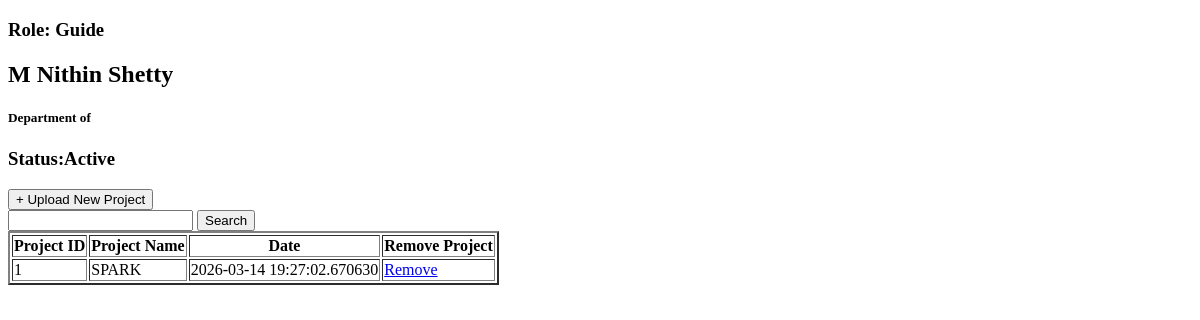
/guide/dashboard (signed in), run on an earlier commit of the app's database.
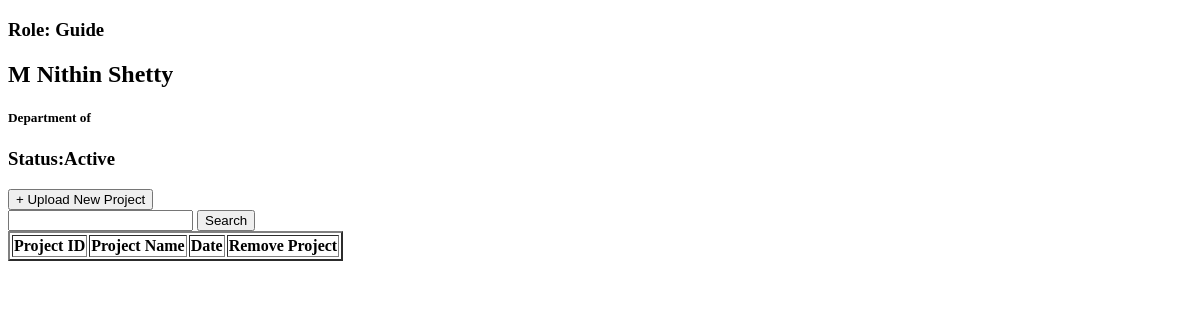
And on a later commit of the database.
### app.py (models this page shows)
class Project(db.Model):
    id = db.Column(db.Integer, primary_key=True)
    name = db.Column(db.String(200))
    stored_name = db.Column(db.String(200))
    submission_date = db.Column(db.DateTime, default=datetime.utcnow)
    batch = db.Column(db.String(20))
    status = db.Column(db.String(20), default='Pending')
    rejection_reason = db.Column(db.Text, nullable=True)
    guide_id = db.Column(db.String(50), db.ForeignKey('guide.id'))
    students= db.relationship('Student',backref='project',lazy=True)

### app.py (the view)
@app.route('/guide/dashboard')
def guide_dash():
    g=session['user_id']
    return render_template("guide.html",g=g, guide=Guide.query.get(g))

### templates/guide.html (shortened to what this page needs)
<!DOCTYPE html>
<html lang="en">
<head>
</head>
<body>
    <h3>Role: Guide</h3>
    <div>
        <h2>M Nithin Shetty</h2>
        <h5>Department of </h5>
    </div>
    <div>
    <h3>Status:Active</h3>
    <input type="button" value="+ Upload New Project" onclick="window.location.href='/guide/new_project/{{g}}';">
    </div>
    <div>
    <input type="text">
    <input type="button" value="Search">
    <table border="2">
        <tr>
            <th>Project ID</th>
            <th>Project Name</th>
            <th>Date</th>
            <th>Remove Project</th>
        </tr>
        {% for p in guide.projects %}
        <td>{{p.id}}</td>
        <td>{{p.name}}</td>
        <td>{{p.submission_date}}</td>
        <td><a href="/delete_project/{{p.id}}" onclick="return confirm('Are you sure? This will delete the project, the file, and all registered students!');">Remove</a></td>
        {% endfor %}
    </table>
    </div>
</body>
</html>

What changed in the data, as far as the page shows it:
removed Project: id "1", name "SPARK", submission_date "2026-03-14 19:27:02.670630"
